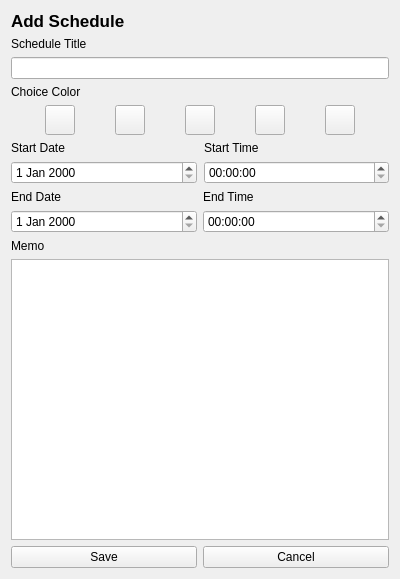
<?xml version="1.0" encoding="UTF-8"?>
<ui version="4.0">
 <class>ScheduleInputView</class>
 <widget class="QWidget" name="ScheduleInputView">
  <property name="geometry">
   <rect>
    <x>0</x>
    <y>0</y>
    <width>400</width>
    <height>579</height>
   </rect>
  </property>
  <property name="windowTitle">
   <string>Form</string>
  </property>
  <layout class="QVBoxLayout" name="verticalLayout_4">
   <item>
    <widget class="QLabel" name="label">
     <property name="font">
      <font>
       <pointsize>13</pointsize>
       <bold>true</bold>
      </font>
     </property>
     <property name="text">
      <string>Add Schedule</string>
     </property>
    </widget>
   </item>
   <item>
    <layout class="QVBoxLayout" name="verticalLayout">
     <item>
      <widget class="QLabel" name="label_6">
       <property name="text">
        <string>Schedule Title</string>
       </property>
      </widget>
     </item>
     <item>
      <widget class="QtMaterialTextField" name="lineEdit"/>
     </item>
    </layout>
   </item>
   <item>
    <layout class="QVBoxLayout" name="verticalLayout_3">
     <item>
      <widget class="QLabel" name="label_8">
       <property name="text">
        <string>Choice Color</string>
       </property>
      </widget>
     </item>
     <item>
      <layout class="QHBoxLayout" name="horizontalLayout">
       <item>
        <widget class="QPushButton" name="redColorButton">
         <property name="minimumSize">
          <size>
           <width>30</width>
           <height>30</height>
          </size>
         </property>
         <property name="maximumSize">
          <size>
           <width>30</width>
           <height>30</height>
          </size>
         </property>
         <property name="styleSheet">
          <string notr="true"/>
         </property>
         <property name="text">
          <string/>
         </property>
        </widget>
       </item>
       <item>
        <widget class="QPushButton" name="orangeColorButton">
         <property name="minimumSize">
          <size>
           <width>30</width>
           <height>30</height>
          </size>
         </property>
         <property name="maximumSize">
          <size>
           <width>30</width>
           <height>30</height>
          </size>
         </property>
         <property name="styleSheet">
          <string notr="true"/>
         </property>
         <property name="text">
          <string/>
         </property>
        </widget>
       </item>
       <item>
        <widget class="QPushButton" name="yellowColorButton">
         <property name="minimumSize">
          <size>
           <width>30</width>
           <height>30</height>
          </size>
         </property>
         <property name="maximumSize">
          <size>
           <width>30</width>
           <height>30</height>
          </size>
         </property>
         <property name="styleSheet">
          <string notr="true"/>
         </property>
         <property name="text">
          <string/>
         </property>
        </widget>
       </item>
       <item>
        <widget class="QPushButton" name="greenColorButton">
         <property name="minimumSize">
          <size>
           <width>30</width>
           <height>30</height>
          </size>
         </property>
         <property name="maximumSize">
          <size>
           <width>30</width>
           <height>30</height>
          </size>
         </property>
         <property name="styleSheet">
          <string notr="true"/>
         </property>
         <property name="text">
          <string/>
         </property>
        </widget>
       </item>
       <item>
        <widget class="QPushButton" name="blueColorButton">
         <property name="minimumSize">
          <size>
           <width>30</width>
           <height>30</height>
          </size>
         </property>
         <property name="maximumSize">
          <size>
           <width>30</width>
           <height>30</height>
          </size>
         </property>
         <property name="styleSheet">
          <string notr="true"/>
         </property>
         <property name="text">
          <string/>
         </property>
        </widget>
       </item>
      </layout>
     </item>
    </layout>
   </item>
   <item>
    <layout class="QGridLayout" name="gridLayout" columnstretch="0,0">
     <property name="horizontalSpacing">
      <number>7</number>
     </property>
     <item row="1" column="1">
      <widget class="QTimeEdit" name="timeEdit"/>
     </item>
     <item row="1" column="0">
      <widget class="QDateEdit" name="dateEdit"/>
     </item>
     <item row="0" column="1">
      <widget class="QLabel" name="label_4">
       <property name="text">
        <string>Start Time</string>
       </property>
      </widget>
     </item>
     <item row="0" column="0">
      <widget class="QLabel" name="label_5">
       <property name="text">
        <string>Start Date</string>
       </property>
      </widget>
     </item>
    </layout>
   </item>
   <item>
    <layout class="QGridLayout" name="gridLayout_2">
     <item row="0" column="1">
      <widget class="QLabel" name="label_2">
       <property name="text">
        <string>End Time</string>
       </property>
      </widget>
     </item>
     <item row="0" column="0">
      <widget class="QLabel" name="label_3">
       <property name="text">
        <string>End Date</string>
       </property>
      </widget>
     </item>
     <item row="1" column="0">
      <widget class="QDateEdit" name="dateEdit_2"/>
     </item>
     <item row="1" column="1">
      <widget class="QTimeEdit" name="timeEdit_2"/>
     </item>
    </layout>
   </item>
   <item>
    <layout class="QVBoxLayout" name="verticalLayout_2">
     <item>
      <widget class="QLabel" name="label_7">
       <property name="text">
        <string>Memo</string>
       </property>
      </widget>
     </item>
     <item>
      <widget class="QTextEdit" name="textEdit"/>
     </item>
    </layout>
   </item>
   <item>
    <layout class="QHBoxLayout" name="horizontalLayout_2">
     <item>
      <widget class="QPushButton" name="saveButton">
       <property name="text">
        <string>Save</string>
       </property>
      </widget>
     </item>
     <item>
      <widget class="QPushButton" name="cancelButton">
       <property name="text">
        <string>Cancel</string>
       </property>
      </widget>
     </item>
    </layout>
   </item>
  </layout>
 </widget>
 <customwidgets>
  <customwidget>
   <class>QtMaterialTextField</class>
   <extends>QLineEdit</extends>
   <header location="global">qtmaterialtextfield.h</header>
  </customwidget>
 </customwidgets>
 <resources/>
 <connections/>
</ui>
